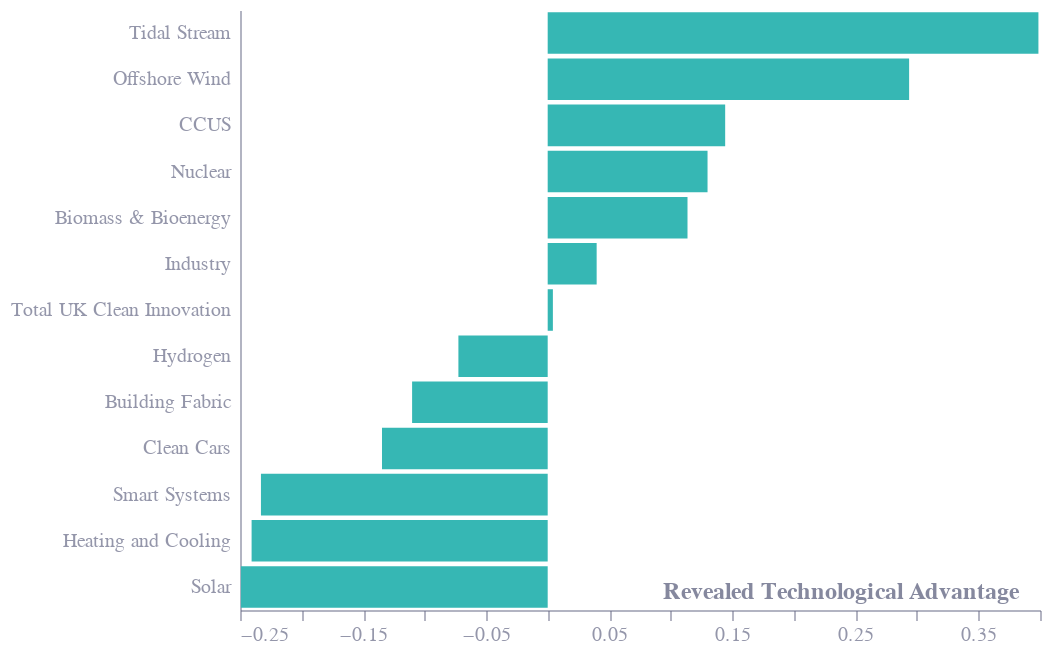

Notebook cell for this chart:
### Markdown cell above
# Fig 2

### Code cell
df = pd.read_excel("Fig 2 - RTA -clean.xlsx", skiprows=4)
df = df.iloc[:, 10:]
df.columns = ["name", "value"]
df = df.dropna()

chart = alt.Chart(df).mark_bar(color="#36B7B4").encode(
    x=alt.X("value", axis=alt.Axis(title="Revealed Technological Advantage", titleX=300)),
    y=alt.Y("name", axis=alt.Axis(title=""), sort="-x"),
    tooltip=["name", "value"]
)

chart

chart.save("fig2.json")
chart.save("fig2.png", scale_factor=2.0)

chart

### Figure 1 — Vega-Lite specification as saved in the notebook (floating-point values rounded to 4 significant figures)
{"config": {"font": "Circular Std", "mark": {"line": {"interpolate": "monotone"}}, "view": {"stroke": "transparent", "width": 400, "height": 300}, "range": {"category": ["#36B7B4", "#E6224B", "#F4C245", "#0063AF", "#00A767", "#179FDB", "#EB5C2E"], "diverging": ["#E6224B", "#E54753", "#C9C9C9", "#179FDB", "#122B39"], "heatmap": ["#C9C9C9", "#179FDB", "#0063AF", "#122B39"], "ordinal": ["#00A767", "#36B7B4", "#179FDB", "#0063AF", "#243B5A"]}, "axisX": {"domainColor": "#676A86", "domainOpacity": 0.5, "grid": false, "labelAngle": 0, "labelColor": "#676A86", "labelOpacity": 0.7, "orient": "bottom", "tickColor": "#676A86", "tickCount": 10, "tickOpacity": 0.5, "title": false, "titleAlign": "center", "titleAnchor": "middle", "titleColor": "#676A86", "titleFontSize": 12, "titleOpacity": 0.8, "titleY": -15}, "axisY": {"domainColor": "#676A86", "domainOpacity": 0.5, "gridColor": "#676A86", "gridDash": [1, 5], "gridOpacity": 0.5, "labelColor": "#676A86", "labelOpacity": 0.7, "labelPadding": 5, "tickColor": "#676A86", "tickCount": 8, "tickOpacity": 0.5, "ticks": false, "titleAlign": "left", "titleAngle": 0, "titleBaseline": "bottom", "titleColor": "#676A86", "titleFontSize": 12, "titleOpacity": 0.8, "titleX": 0, "titleY": -7}}, "data": {"name": "data-ce9715f1480ec0b4892b94a0cbd6d699"}, "mark": {"type": "bar", "color": "#36B7B4"}, "encoding": {"tooltip": [{"field": "name", "type": "nominal"}, {"field": "value", "type": "quantitative"}], "x": {"axis": {"title": "Revealed Technological Advantage", "titleX": 300}, "field": "value", "type": "quantitative"}, "y": {"axis": {"title": ""}, "field": "name", "sort": "-x", "type": "nominal"}}, "$schema": "https://vega.github.io/schema/vega-lite/v5.8.0.json", "datasets": {"data-ce9715f1480ec0b4892b94a0cbd6d699": [{"name": "Tidal Stream", "value": 0.3987}, {"name": "Offshore Wind", "value": 0.2937}, {"name": "CCUS", "value": 0.1442}, {"name": "Nuclear", "value": 0.1299}, {"name": "Biomass & Bioenergy", "value": 0.1136}, {"name": "Industry", "value": 0.03978}, {"name": "Total UK Clean Innovation", "value": 0.004218}, {"name": "Hydrogen", "value": -0.07255}, {"name": "Building Fabric", "value": -0.1102}, {"name": "Clean Cars", "value": -0.1346}, {"name": "Smart Systems", "value": -0.233}, {"name": "Heating and Cooling", "value": -0.2406}, {"name": "Solar", "value": -0.2493}]}}
